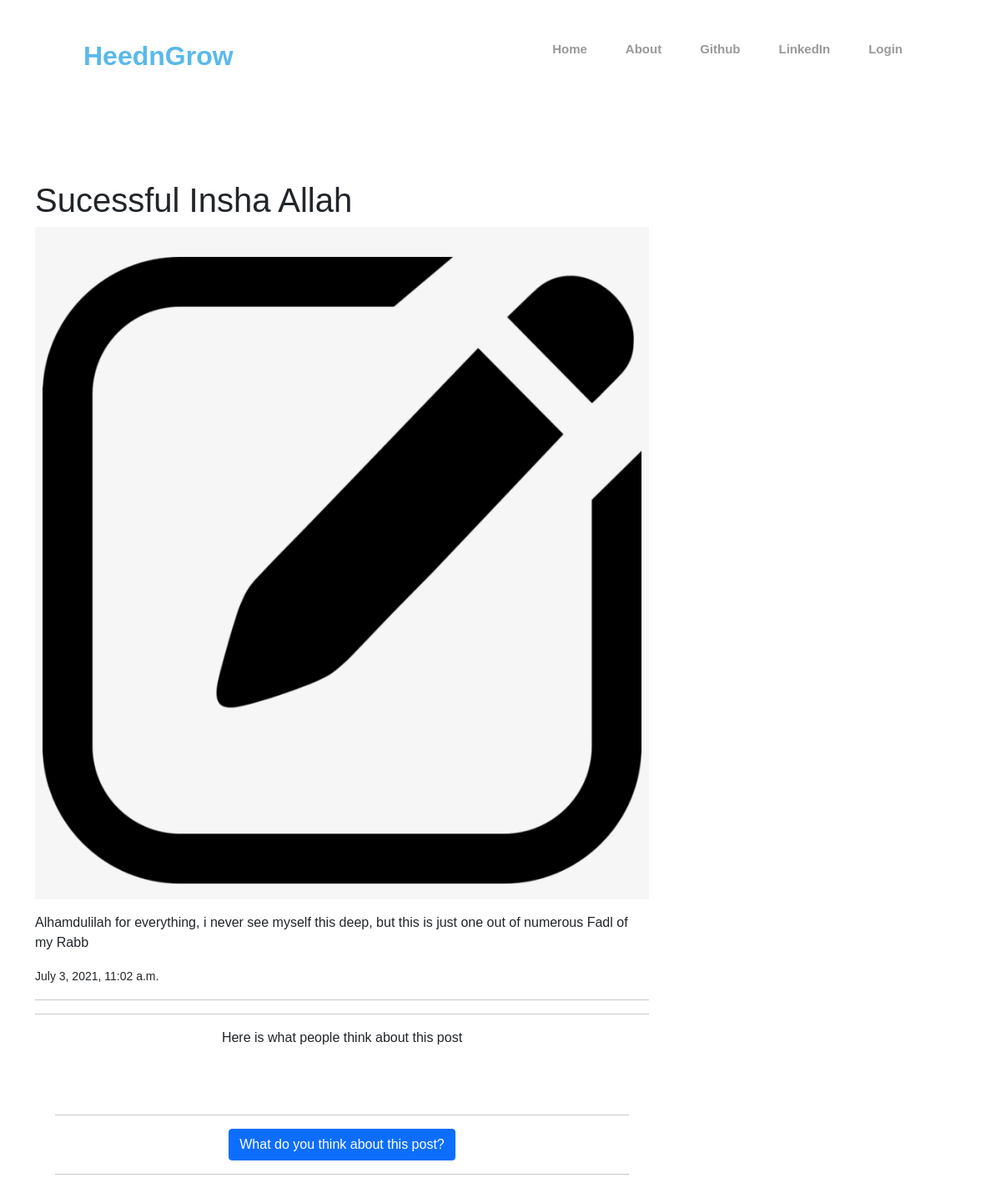
The app's page /post/1/ with its own data.
### blog/models.py (models this page shows, shortened)
class Post(models.Model):
    author = models.ForeignKey('auth.User',on_delete=models.CASCADE)
    title = models.CharField(max_length=200)
    text = RichTextField(max_length=3000)
    image = models.ImageField(upload_to="static/images",verbose_name="images",default='static/images/default.png')
    created_date = models.DateTimeField(default=timezone.now)
    published_date = models.DateTimeField(blank=True,null=True)

### blog/views.py (the view)
# urls.py: path('post/<int:pk>/',views.PostDetailView.as_view(),name='post_detail'),
class PostDetailView(DetailView):
    model = Post

### blog/templates/blog/post_detail.html (shortened to what this page needs)
{% extends 'blog/base.html' %}
{% block content %}
        <h1 class='posttitle'>{{ post.title }}</h1>
        <img src="{{ post.image }}" alt="picture portraying {{ post.title }}" class="img-fluid">
        <p class='postcontent' >{{ post.text|safe|linebreaksbr }}</p>
        {% if post.published_date %}
            <div class="date postdate">
                <small>{{ post.published_date }}</small>
            </div>
        {% else %}
        <br>
            <a class="btn btn-success" href="{% url 'post_publish' pk=post.pk %}">Publish</a>
        {% endif %}
  <hr>
  <hr>
  <div class="container">
    <p class="text-center">Here is what people think about this post</p>
  {% for comment in post.comments.all %}
  <br>
  {% empty %}
  <blockquote class="blockquote text-center">
    <p>Such An Empty Thought Sharing Section</p>
    <footer class="blockquote-footer">Be the first to drop your tought!!!</footer>
  </blockquote>
  {% endfor %}
  <br>
  <hr>
  <div class="d-flex justify-content-center">
    <a class="btn btn-primary text-center" href="{% url 'add_comment_to_post' pk=post.pk %}">What do you think about this post?</a>
  </div>
  <hr>
</div>
{% endblock %}

### blog/static/blog/styles.css (style rules this page uses)
* { margin: 0; padding: 0; box-sizing: border-box; font-family: 'poppings',sans-serif; }

### records on screen
Post: title "Sucessful Insha Allah", image (placeholder picture), text "Alhamdulilah for everything, i never see myself this deep, but this is just one out of numerous Fadl of my Rabb", published_date "July 3, 2021, 11:02 a.m."
